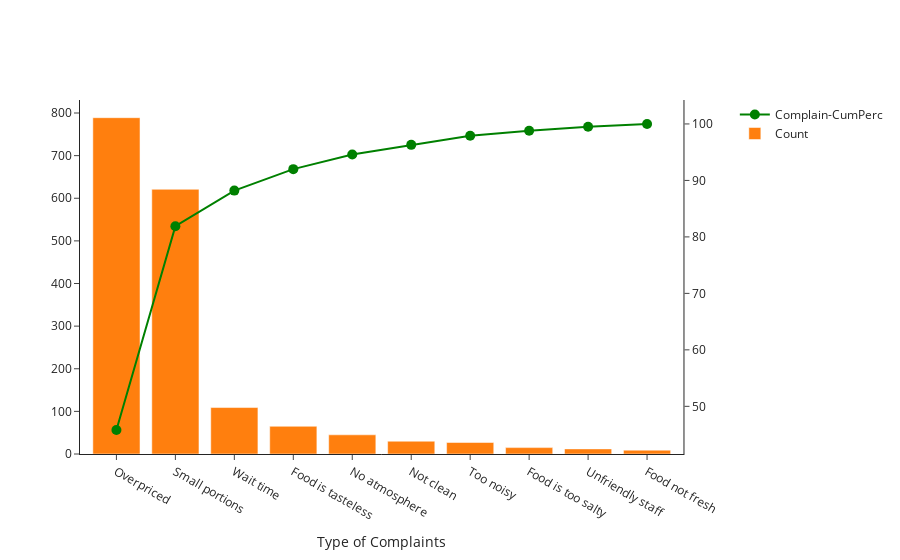

This figure's notebook cell:
### Code cell
fig_fin = make_subplots(specs=[[{"secondary_y": True}]])
fig_fin.add_trace(go.Scatter(x=df['complaint'], y=df['cumulative %'],
                         mode='lines+markers',marker_size=10,
                         line_color='green',name='Complain-CumPerc',
                        showlegend=True),secondary_y=True)
fig_fin.add_trace(go.Bar(x=df['complaint'], y=df['count'],name='Count'), secondary_y=False)
fig_fin.update_layout(template='simple_white')
fig_fin.update_xaxes(title='Type of Complaints')

### Figure 1 — Plotly figure (JSON) as saved in the notebook; plotly's stock layout.template omitted (floating-point values rounded to 4 significant figures)
{"data": [{"line": {"color": "green"}, "marker": {"size": 10}, "mode": "lines+markers", "name": "Complain-CumPerc", "showlegend": true, "type": "scatter", "x": ["Overpriced", "Small portions", "Wait time", "Food is tasteless", "No atmosphere", "Not clean", "Too noisy", "Food is too salty", "Unfriendly staff", "Food not fresh"], "xaxis": "x", "y": [45.8, 81.9, 88.2, 92, 94.6, 96.3, 97.9, 98.8, 99.5, 100], "yaxis": "y2"}, {"name": "Count", "type": "bar", "x": ["Overpriced", "Small portions", "Wait time", "Food is tasteless", "No atmosphere", "Not clean", "Too noisy", "Food is too salty", "Unfriendly staff", "Food not fresh"], "xaxis": "x", "y": [789, 621, 109, 65, 45, 30, 27, 15, 12, 9], "yaxis": "y"}], "layout": {"xaxis": {"anchor": "y", "domain": [0, 0.94], "title": {"text": "Type of Complaints"}}, "yaxis": {"anchor": "x", "domain": [0, 1]}, "yaxis2": {"anchor": "x", "overlaying": "y", "side": "right"}}}
